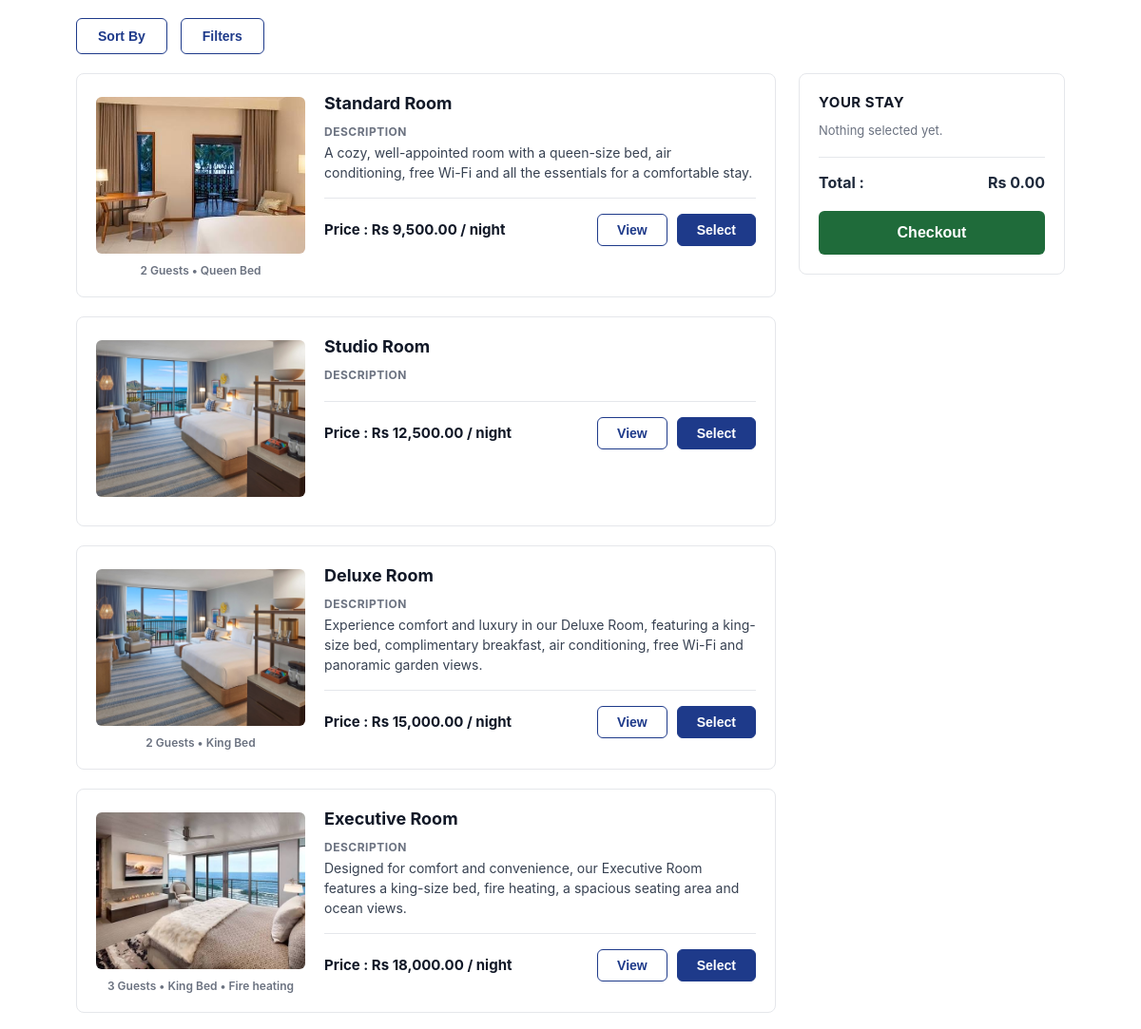
/booking/ (middle part), run on an earlier commit of the app's database.
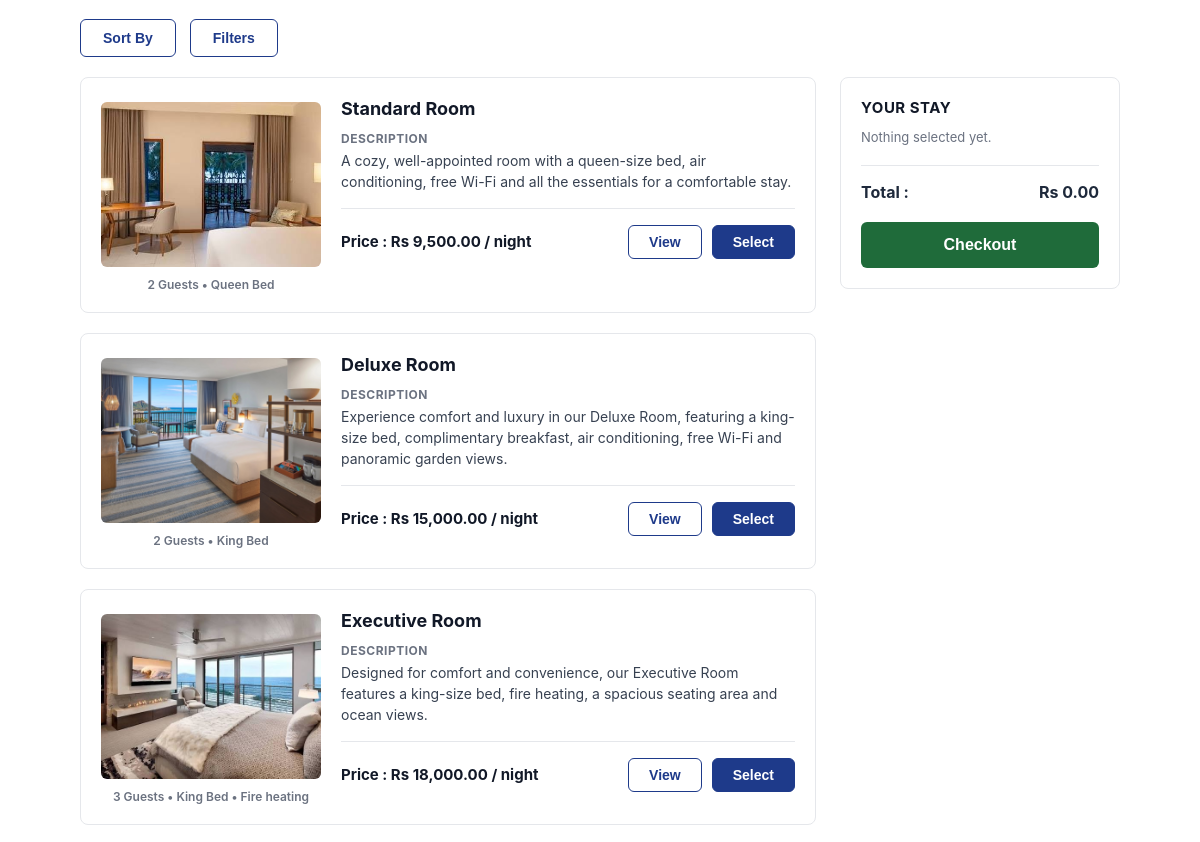
And on a later commit of the database.
### StarHotel/hotel/models.py (models this page shows, shortened)
class Room(models.Model):
    room_id = models.AutoField(primary_key=True)
    room_number = models.CharField(max_length=10, blank=True, default='')
    room_type = models.CharField(max_length=50)
    room_status = models.CharField(max_length=20, default='available')
    price = models.DecimalField(max_digits=10, decimal_places=2)
    branch = models.ForeignKey(
        Branch,
        on_delete=models.CASCADE,
        related_name='rooms'
    )

### StarHotel/hotel/views.py (the view, shortened to what this page needs)
# urls.py: path("booking/", views.booking, name="booking"),
def booking(request):
        rooms_qs = Room.objects.select_related("branch").filter(
            room_status="available"
        ).order_by("price", "room_id")
        seen_types = set()
        rooms = []
        for r in rooms_qs:
            if r.room_type not in seen_types:
                seen_types.add(r.room_type)
                rooms.append(r)
        ROOM_SPECS = {
            "Standard Room": "2 Guests • Queen Bed",
            "Deluxe Room": "2 Guests • King Bed",
            "Executive Room": "3 Guests • King Bed • Fire heating",
            "Family Suite": "4 Guests • 2 Double Beds",
        }
        ROOM_DESCRIPTIONS = {
            "Standard Room": "A cozy, well-appointed room with a queen-size bed, air conditioning, free Wi-Fi and all the essentials for a comfortable stay.",
            "Deluxe Room": "Experience comfort and luxury in our Deluxe Room, featuring a king-size bed, complimentary breakfast, air conditioning, free Wi-Fi and panoramic garden views.",
            "Executive Room": "Designed for comfort and convenience, our Executive Room features a king-size bed, fire heating, a spacious seating area and ocean views.",
            "Family Suite": "Spacious and welcoming, our Family Suite is designed for comfort and convenience. Featuring two double beds, a seating area, complimentary high-speed Wi-Fi, air conditioning, a pull-out sofa bed and modern amenities, this suite is perfect for families or small groups looking for a relaxing getaway..",
        }
        room_cards = [
            {
                "room": r,
                "specs": ROOM_SPECS.get(r.room_type, ""),
                "image": ROOM_IMAGES.get(r.room_type, "images/deluxe.jpg"),
                "description": ROOM_DESCRIPTIONS.get(r.room_type, ""),
            }
            for r in rooms
        ]
        PACKAGE_DESCRIPTIONS = {
            "Weekend Getaway": "Relax with a two-night stay, complimentary breakfast and selected activities.",
            "Romantic Escape": "Enjoy a romantic stay with breakfast, spa access and a special dinner.",
            "Family Fun Package": "Perfect for families with breakfast, children's activities and late checkout.",
        }
        package_cards = [
            {
                "package": p,
                "image": PACKAGE_IMAGES.get(p.p_name, "images/Weekend.jpg"),
                "description": PACKAGE_DESCRIPTIONS.get(p.p_name, ""),
            }
            for p in Packages.objects.filter(is_active=True)
        ]
        event_cards = [
            {
                "event": e,
                "image": EVENT_IMAGES.get(e.title, "images/wedding.webp"),
                "description": EVENT_DESCRIPTIONS.get(e.title, ""),
            }
            for e in Event.objects.all()
        ]
        activity_cards = [
            {
                "activity": a,
                "image": ACTIVITY_IMAGES.get(a.act_name, ACTIVITY_FALLBACK),
                "description": ACTIVITY_DESCRIPTIONS.get(a.act_name, ""),
            }
            for a in Activity.objects.order_by("act_id")
        ]
        packages = Packages.objects.filter(is_active=True)
        events = Event.objects.all()
        cart = _get_cart(request)
        sel = next((i for i in cart if i["kind"] != "activity"), None)
        for c in room_cards:
            c["selected"] = bool(sel and sel["item_type"] == "room" and sel["name"] == c["room"].room_type)
        for c in package_cards:
            c["selected"] = bool(sel and sel["item_type"] == "package" and sel["ref_id"] == c["package"].pk)
        for c in event_cards:
            c["selected"] = bool(sel and sel["item_type"] == "event" and sel["ref_id"] == c["event"].pk)
        added_activity_ids = {i["ref_id"] for i in cart if i["kind"] == "activity"}
        for c in activity_cards:
            c["selected"] = c["activity"].pk in added_activity_ids
        for cards in (room_cards, package_cards, event_cards, activity_cards):
            cards.sort(key=lambda c: not c["selected"])   # selected first, others keep their order
        context = {
            "room_cards": room_cards,
            "package_cards": package_cards,
            "event_cards": event_cards,
            "cart": cart,
            "cart_total": _cart_total(cart),
            "search": request.session.get("search", {}),
            "activity_cards": activity_cards,
        }
        return render(request, "hotel/booking.html", context)

### StarHotel/hotel/views.py (called while the page is built)
def _cart_total(cart):
    return sum((Decimal(i["price"]) for i in cart), Decimal("0"))

def _get_cart(request):
    cart = request.session.get(CART_SESSION_KEY, [])
    valid = (
        isinstance(cart, list)
        and all(isinstance(i, dict) and "kind" in i and "breakdown" in i for i in cart)
        and len([i for i in cart if i["kind"] != "activity"]) <= 1
        and not (any(i["kind"] == "event" for i in cart) and len(cart) > 1)
    )
    if not valid:
        cart = []
        request.session[CART_SESSION_KEY] = cart
        request.session.modified = True
    return cart

### StarHotel/hotel/templates/hotel/booking.html (shortened to what this page needs)
{% extends "base.html" %}
{% load static %}
{% block content %}
<div class="booking-container">
    <form method="post">
        <div class="toolbar">
            <button type="button" class="toolbar-btn">Sort By</button>
            <button type="button" class="toolbar-btn">Filters</button>
        </div>
        <div class="booking-layout">
            <div class="room-list">
                <div class="tab-panel" data-tab="rooms">
                    {% for card in room_cards %}
                    {% with room=card.room %}
                    <div class="booking-room-card{% if card.selected %} is-selected{% endif %}" data-name="{{ room.room_type }}" data-price="{{ room.price }}">
                    <div class="room-media">
                            <img src="{% static card.image %}" alt="{{ room.room_type }}" class="room-img">
                            <div class="room-specs">
                                <span>{{ card.specs }}</span>
                            </div>
                        </div>
                        <div class="room-info">
                            <div class="room-title-row">
                                <h3>{{ room.room_type }}</h3>
                            </div>
                            <h4>Description</h4>
                            <p>{{ card.description }}</p>
                            <hr>
                            <div class="room-footer">
                                <span class="booking-room-price">Price : Rs {{ room.price|floatformat:"2g" }} / night</span>
                                <div class="room-actions">
                                    <button type="button" class="btn-outline-navy">View</button>
                                    {% if card.selected %}
                                    <span class="selected-badge">&#10003; Selected</span>
                                    {% else %}
                                    <button type="submit" name="add_item" value="room-{{ room.room_id }}" class="btn-navy btn-book">{% if room_cards.0.selected %}Switch{% else %}Select{% endif %}</button>
                                    {% endif %}
                                </div>
                            </div>
                        </div>
                    </div>
                    {% endwith %}
                    {% empty %}
                    <p>No rooms available right now.</p>
                    {% endfor %}
                </div>
            </div>
            <aside class="cart-box" id="cartBox">
                <h3>{% if cart.0.kind == "event" %}YOUR EVENT{% elif cart.0.kind == "activity" %}YOUR ACTIVITY{% else %}YOUR STAY{% endif %}</h3>
                <div class="cart-items" id="cartItems">
                    {% for item in cart %}
                    <div class="cart-item">
                        <p class="cart-item-name">{{ item.name }}</p>
                        <p class="cart-item-nights">{{ item.breakdown }}</p>
                        <p class="cart-item-nights">
                            {% if item.kind == "stay" %}{{ item.check_in }} &rarr; {{ item.check_out }}{% else %}{{ item.check_in }}{% endif %}
                        </p>
                        <p class="cart-item-nights">Rs {{ item.price|floatformat:"2g" }}</p>
                    </div>
                    {% empty %}
                    <p class="cart-item-nights">Nothing selected yet.</p>
                    {% endfor %}
                </div>
                <div class="cart-total">
                    <span>Total :</span>
                    <span id="cartTotal">Rs {{ cart_total|floatformat:"2g" }}</span>
                </div>
                {% if cart %}
                <a href="{% url 'cart_review' %}" class="btn-checkout">Checkout</a>
                {% else %}
                <button type="button" class="btn-checkout" disabled>Checkout</button>
                {% endif %}
            </aside>
        </div>
    </form>
</div>
{% endblock %}

What changed in the data, as far as the page shows it:
no longer on this page (row edited): Room: room.room_type "Studio Room", room.price "12,500.00"
